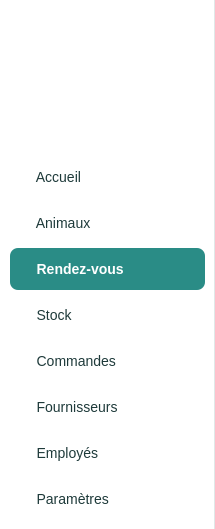
     <widget class="QFrame" name="frameSidebar">
      <property name="minimumSize">
       <size>
        <width>215</width>
        <height>0</height>
       </size>
      </property>
      <property name="maximumSize">
       <size>
        <width>215</width>
        <height>16777215</height>
       </size>
      </property>
      <property name="styleSheet">
       <string>.QFrame { background-color:white; border:none; border-right:1px solid #E0E8E8; }
QPushButton { text-align:left; padding-left:15px; border:none; border-radius:8px;
  color:#1E3A3A; font-size:14px; background:transparent; }
QPushButton:hover { background-color:#E6F2F1; }
QPushButton:checked { background-color:#2A8C86; color:white; font-weight:bold; }</string>
      </property>
      <widget class="QLabel" name="lblLogo">
       <property name="geometry">
        <rect>
         <x>42</x>
         <y>10</y>
         <width>130</width>
         <height>130</height>
        </rect>
       </property>
       <property name="scaledContents">
        <bool>true</bool>
       </property>
       <property name="toolTip">
        <string>Pet Manager - Smart Pet Care Center</string>
       </property>
       <property name="pixmap">
        <pixmap resource="ressources.qrc">:/icones/logo.png</pixmap>
       </property>
      </widget>
      <widget class="QPushButton" name="btnAccueil">
       <property name="geometry">
        <rect>
         <x>10</x>
         <y>156</y>
         <width>195</width>
         <height>42</height>
        </rect>
       </property>
       <property name="cursor">
        <cursorShape>PointingHandCursor</cursorShape>
       </property>
       <property name="text">
        <string>   Accueil</string>
       </property>
       <property name="checkable">
        <bool>true</bool>
       </property>
       <property name="autoExclusive">
        <bool>true</bool>
       </property>
       <property name="icon">
        <iconset resource="ressources.qrc">:/icones/home_dark.png<normaloff>:/icones/home_dark.png</normaloff>
         <normalon>:/icones/home_white.png</normalon>
        </iconset>
       </property>
       <property name="iconSize">
        <size>
         <width>20</width>
         <height>20</height>
        </size>
       </property>
      </widget>
      <widget class="QPushButton" name="btnAnimaux">
       <property name="geometry">
        <rect>
         <x>10</x>
         <y>202</y>
         <width>195</width>
         <height>42</height>
        </rect>
       </property>
       <property name="cursor">
        <cursorShape>PointingHandCursor</cursorShape>
       </property>
       <property name="text">
        <string>   Animaux</string>
       </property>
       <property name="checkable">
        <bool>true</bool>
       </property>
       <property name="autoExclusive">
        <bool>true</bool>
       </property>
       <property name="icon">
        <iconset resource="ressources.qrc">:/icones/paw_dark.png<normaloff>:/icones/paw_dark.png</normaloff>
         <normalon>:/icones/paw_white.png</normalon>
        </iconset>
       </property>
       <property name="iconSize">
        <size>
         <width>20</width>
         <height>20</height>
        </size>
       </property>
      </widget>
      <widget class="QPushButton" name="btnRendezVous">
       <property name="geometry">
        <rect>
         <x>10</x>
         <y>248</y>
         <width>195</width>
         <height>42</height>
        </rect>
       </property>
       <property name="cursor">
        <cursorShape>PointingHandCursor</cursorShape>
       </property>
       <property name="text">
        <string>   Rendez-vous</string>
       </property>
       <property name="checkable">
        <bool>true</bool>
       </property>
       <property name="autoExclusive">
        <bool>true</bool>
       </property>
       <property name="icon">
        <iconset resource="ressources.qrc">:/icones/calendar_dark.png<normaloff>:/icones/calendar_dark.png</normaloff>
         <normalon>:/icones/calendar_white.png</normalon>
        </iconset>
       </property>
       <property name="iconSize">
        <size>
         <width>20</width>
         <height>20</height>
        </size>
       </property>
      <property name="checked"><bool>true</bool></property></widget>
      <widget class="QPushButton" name="btnStock">
       <property name="geometry">
        <rect>
         <x>10</x>
         <y>294</y>
         <width>195</width>
         <height>42</height>
        </rect>
       </property>
       <property name="cursor">
        <cursorShape>PointingHandCursor</cursorShape>
       </property>
       <property name="text">
        <string>   Stock</string>
       </property>
       <property name="checkable">
        <bool>true</bool>
       </property>
       <property name="autoExclusive">
        <bool>true</bool>
       </property>
       <property name="icon">
        <iconset resource="ressources.qrc">:/icones/box_dark.png<normaloff>:/icones/box_dark.png</normaloff>
         <normalon>:/icones/box_white.png</normalon>
        </iconset>
       </property>
       <property name="iconSize">
        <size>
         <width>20</width>
         <height>20</height>
        </size>
       </property>
      </widget>
      <widget class="QPushButton" name="btnCommandes">
       <property name="geometry">
        <rect>
         <x>10</x>
         <y>340</y>
         <width>195</width>
         <height>42</height>
        </rect>
       </property>
       <property name="cursor">
        <cursorShape>PointingHandCursor</cursorShape>
       </property>
       <property name="text">
        <string>   Commandes</string>
       </property>
       <property name="checkable">
        <bool>true</bool>
       </property>
       <property name="autoExclusive">
        <bool>true</bool>
       </property>
       <property name="icon">
        <iconset resource="ressources.qrc">:/icones/cart_dark.png<normaloff>:/icones/cart_dark.png</normaloff>
         <normalon>:/icones/cart_white.png</normalon>
        </iconset>
       </property>
       <property name="iconSize">
        <size>
         <width>20</width>
         <height>20</height>
        </size>
       </property>
      </widget>
      <widget class="QPushButton" name="btnFournisseurs">
       <property name="geometry">
        <rect>
         <x>10</x>
         <y>386</y>
         <width>195</width>
         <height>42</height>
        </rect>
       </property>
       <property name="cursor">
        <cursorShape>PointingHandCursor</cursorShape>
       </property>
       <property name="text">
        <string>   Fournisseurs</string>
       </property>
       <property name="checkable">
        <bool>true</bool>
       </property>
       <property name="autoExclusive">
        <bool>true</bool>
       </property>
       <property name="icon">
        <iconset resource="ressources.qrc">:/icones/truck_dark.png<normaloff>:/icones/truck_dark.png</normaloff>
         <normalon>:/icones/truck_white.png</normalon>
        </iconset>
       </property>
       <property name="iconSize">
        <size>
         <width>20</width>
         <height>20</height>
        </size>
       </property>
      </widget>
      <widget class="QPushButton" name="btnEmployes">
       <property name="geometry">
        <rect>
         <x>10</x>
         <y>432</y>
         <width>195</width>
         <height>42</height>
        </rect>
       </property>
       <property name="cursor">
        <cursorShape>PointingHandCursor</cursorShape>
       </property>
       <property name="text">
        <string>   Employés</string>
       </property>
       <property name="checkable">
        <bool>true</bool>
       </property>
       <property name="autoExclusive">
        <bool>true</bool>
       </property>
       <property name="icon">
        <iconset resource="ressources.qrc">:/icones/users_dark.png<normaloff>:/icones/users_dark.png</normaloff>
         <normalon>:/icones/users_white.png</normalon>
        </iconset>
       </property>
       <property name="iconSize">
        <size>
         <width>20</width>
         <height>20</height>
        </size>
       </property>
      </widget>
      <widget class="QPushButton" name="btnParametres">
       <property name="geometry">
        <rect>
         <x>10</x>
         <y>478</y>
         <width>195</width>
         <height>42</height>
        </rect>
       </property>
       <property name="cursor">
        <cursorShape>PointingHandCursor</cursorShape>
       </property>
       <property name="text">
        <string>   Paramètres</string>
       </property>
       <property name="checkable">
        <bool>true</bool>
       </property>
       <property name="autoExclusive">
        <bool>true</bool>
       </property>
       <property name="icon">
        <iconset resource="ressources.qrc">:/icones/gear_dark.png<normaloff>:/icones/gear_dark.png</normaloff>
         <normalon>:/icones/gear_white.png</normalon>
        </iconset>
       </property>
       <property name="iconSize">
        <size>
         <width>20</width>
         <height>20</height>
        </size>
       </property>
      </widget>
     </widget>
